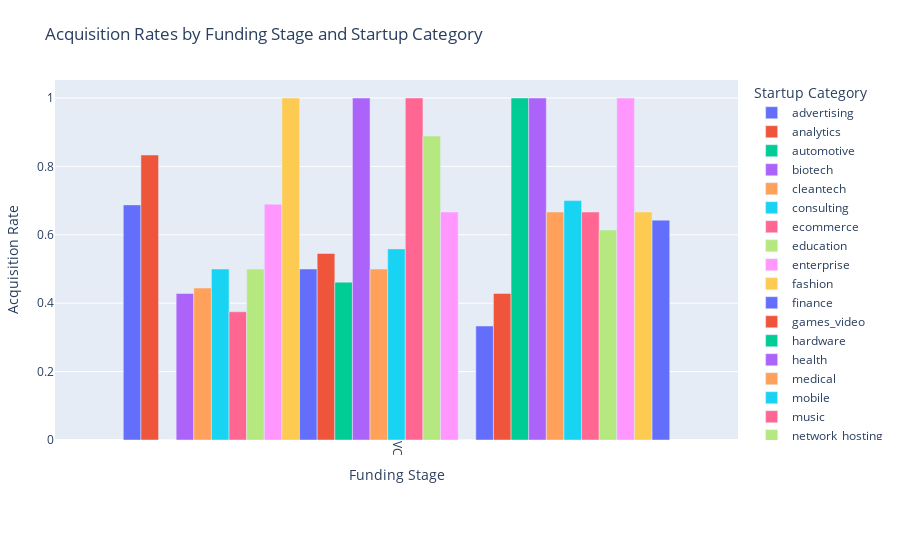

Write notebook code for a chart like this one.
### Code cell
VC = [
    {
        "$project": {
            "category": "$category_code",
            "funding_stages": [
                {"stage": "VC", "present": "$has_VC"},

            ],
            "status": "$status"
        }
    },
    {
        "$unwind": "$funding_stages"  
    },
    {
        "$match": {"funding_stages.present": 1}  
    },
    {
        "$group": {
            "_id": {
                "category": "$category",
                "funding_stage": "$funding_stages.stage"
            },
            "totalCount": {"$sum": 1},
            "acquiredCount": {
                "$sum": {"$cond": [{"$eq": ["$status", "acquired"]}, 1, 0]}
            }
        }
    },
    {
        "$addFields": {
            "acquisition_rate": {"$divide": ["$acquiredCount", "$totalCount"]}
        }
    },
    {"$sort": {"_id.category": 1, "_id.funding_stage": 1}}
]
# Run 
result = list(startup_data.aggregate(VC))

# Convert to DataFrame
data = pd.DataFrame(result)

# Flatten the _id field into separate columns
data = pd.concat([data.drop(columns="_id"), data["_id"].apply(pd.Series)], axis=1)

# Rename columns for clarity
data.rename(columns={"category": "Startup Category", "funding_stage": "Funding Stage"}, inplace=True)
# Create a grouped bar chart
fig = px.bar(
    data,
    x="Funding Stage",
    y="acquisition_rate",
    color="Startup Category",  
    title="Acquisition Rates by Funding Stage and Startup Category",
    labels={
        "Funding Stage": "Funding Stage",
        "acquisition_rate": "Acquisition Rate",
        "Startup Category": "Startup Category"
    },
    barmode="group"  
)


# Adjust layout for readability
fig.update_layout(
    xaxis=dict(tickangle=90), 
    legend=dict(title="Startup Category"),
    margin=dict(l=40, r=40, t=80, b=120) 
)

fig.show()

### Figure 1 — Plotly figure (JSON) as saved in the notebook; plotly's stock layout.template omitted (floating-point values rounded to 4 significant figures)
{"data": [{"alignmentgroup": "True", "hovertemplate": "Startup Category=advertising<br>Funding Stage=%{x}<br>Acquisition Rate=%{y}<extra></extra>", "legendgroup": "advertising", "marker": {"color": "#636efa", "pattern": {"shape": ""}}, "name": "advertising", "offsetgroup": "advertising", "orientation": "v", "showlegend": true, "textposition": "auto", "type": "bar", "x": ["VC"], "xaxis": "x", "y": [0.6875], "yaxis": "y"}, {"alignmentgroup": "True", "hovertemplate": "Startup Category=analytics<br>Funding Stage=%{x}<br>Acquisition Rate=%{y}<extra></extra>", "legendgroup": "analytics", "marker": {"color": "#EF553B", "pattern": {"shape": ""}}, "name": "analytics", "offsetgroup": "analytics", "orientation": "v", "showlegend": true, "textposition": "auto", "type": "bar", "x": ["VC"], "xaxis": "x", "y": [0.8333], "yaxis": "y"}, {"alignmentgroup": "True", "hovertemplate": "Startup Category=automotive<br>Funding Stage=%{x}<br>Acquisition Rate=%{y}<extra></extra>", "legendgroup": "automotive", "marker": {"color": "#00cc96", "pattern": {"shape": ""}}, "name": "automotive", "offsetgroup": "automotive", "orientation": "v", "showlegend": true, "textposition": "auto", "type": "bar", "x": ["VC"], "xaxis": "x", "y": [0], "yaxis": "y"}, {"alignmentgroup": "True", "hovertemplate": "Startup Category=biotech<br>Funding Stage=%{x}<br>Acquisition Rate=%{y}<extra></extra>", "legendgroup": "biotech", "marker": {"color": "#ab63fa", "pattern": {"shape": ""}}, "name": "biotech", "offsetgroup": "biotech", "orientation": "v", "showlegend": true, "textposition": "auto", "type": "bar", "x": ["VC"], "xaxis": "x", "y": [0.4286], "yaxis": "y"}, {"alignmentgroup": "True", "hovertemplate": "Startup Category=cleantech<br>Funding Stage=%{x}<br>Acquisition Rate=%{y}<extra></extra>", "legendgroup": "cleantech", "marker": {"color": "#FFA15A", "pattern": {"shape": ""}}, "name": "cleantech", "offsetgroup": "cleantech", "orientation": "v", "showlegend": true, "textposition": "auto", "type": "bar", "x": ["VC"], "xaxis": "x", "y": [0.4444], "yaxis": "y"}, {"alignmentgroup": "True", "hovertemplate": "Startup Category=consulting<br>Funding Stage=%{x}<br>Acquisition Rate=%{y}<extra></extra>", "legendgroup": "consulting", "marker": {"color": "#19d3f3", "pattern": {"shape": ""}}, "name": "consulting", "offsetgroup": "consulting", "orientation": "v", "showlegend": true, "textposition": "auto", "type": "bar", "x": ["VC"], "xaxis": "x", "y": [0.5], "yaxis": "y"}, {"alignmentgroup": "True", "hovertemplate": "Startup Category=ecommerce<br>Funding Stage=%{x}<br>Acquisition Rate=%{y}<extra></extra>", "legendgroup": "ecommerce", "marker": {"color": "#FF6692", "pattern": {"shape": ""}}, "name": "ecommerce", "offsetgroup": "ecommerce", "orientation": "v", "showlegend": true, "textposition": "auto", "type": "bar", "x": ["VC"], "xaxis": "x", "y": [0.375], "yaxis": "y"}, {"alignmentgroup": "True", "hovertemplate": "Startup Category=education<br>Funding Stage=%{x}<br>Acquisition Rate=%{y}<extra></extra>", "legendgroup": "education", "marker": {"color": "#B6E880", "pattern": {"shape": ""}}, "name": "education", "offsetgroup": "education", "orientation": "v", "showlegend": true, "textposition": "auto", "type": "bar", "x": ["VC"], "xaxis": "x", "y": [0.5], "yaxis": "y"}, {"alignmentgroup": "True", "hovertemplate": "Startup Category=enterprise<br>Funding Stage=%{x}<br>Acquisition Rate=%{y}<extra></extra>", "legendgroup": "enterprise", "marker": {"color": "#FF97FF", "pattern": {"shape": ""}}, "name": "enterprise", "offsetgroup": "enterprise", "orientation": "v", "showlegend": true, "textposition": "auto", "type": "bar", "x": ["VC"], "xaxis": "x", "y": [0.6897], "yaxis": "y"}, {"alignmentgroup": "True", "hovertemplate": "Startup Category=fashion<br>Funding Stage=%{x}<br>Acquisition Rate=%{y}<extra></extra>", "legendgroup": "fashion", "marker": {"color": "#FECB52", "pattern": {"shape": ""}}, "name": "fashion", "offsetgroup": "fashion", "orientation": "v", "showlegend": true, "textposition": "auto", "type": "bar", "x": ["VC"], "xaxis": "x", "y": [1], "yaxis": "y"}, {"alignmentgroup": "True", "hovertemplate": "Startup Category=finance<br>Funding Stage=%{x}<br>Acquisition Rate=%{y}<extra></extra>", "legendgroup": "finance", "marker": {"color": "#636efa", "pattern": {"shape": ""}}, "name": "finance", "offsetgroup": "finance", "orientation": "v", "showlegend": true, "textposition": "auto", "type": "bar", "x": ["VC"], "xaxis": "x", "y": [0.5], "yaxis": "y"}, {"alignmentgroup": "True", "hovertemplate": "Startup Category=games_video<br>Funding Stage=%{x}<br>Acquisition Rate=%{y}<extra></extra>", "legendgroup": "games_video", "marker": {"color": "#EF553B", "pattern": {"shape": ""}}, "name": "games_video", "offsetgroup": "games_video", "orientation": "v", "showlegend": true, "textposition": "auto", "type": "bar", "x": ["VC"], "xaxis": "x", "y": [0.5455], "yaxis": "y"}, {"alignmentgroup": "True", "hovertemplate": "Startup Category=hardware<br>Funding Stage=%{x}<br>Acquisition Rate=%{y}<extra></extra>", "legendgroup": "hardware", "marker": {"color": "#00cc96", "pattern": {"shape": ""}}, "name": "hardware", "offsetgroup": "hardware", "orientation": "v", "showlegend": true, "textposition": "auto", "type": "bar", "x": ["VC"], "xaxis": "x", "y": [0.4615], "yaxis": "y"}, {"alignmentgroup": "True", "hovertemplate": "Startup Category=health<br>Funding Stage=%{x}<br>Acquisition Rate=%{y}<extra></extra>", "legendgroup": "health", "marker": {"color": "#ab63fa", "pattern": {"shape": ""}}, "name": "health", "offsetgroup": "health", "orientation": "v", "showlegend": true, "textposition": "auto", "type": "bar", "x": ["VC"], "xaxis": "x", "y": [1], "yaxis": "y"}, {"alignmentgroup": "True", "hovertemplate": "Startup Category=medical<br>Funding Stage=%{x}<br>Acquisition Rate=%{y}<extra></extra>", "legendgroup": "medical", "marker": {"color": "#FFA15A", "pattern": {"shape": ""}}, "name": "medical", "offsetgroup": "medical", "orientation": "v", "showlegend": true, "textposition": "auto", "type": "bar", "x": ["VC"], "xaxis": "x", "y": [0.5], "yaxis": "y"}, {"alignmentgroup": "True", "hovertemplate": "Startup Category=mobile<br>Funding Stage=%{x}<br>Acquisition Rate=%{y}<extra></extra>", "legendgroup": "mobile", "marker": {"color": "#19d3f3", "pattern": {"shape": ""}}, "name": "mobile", "offsetgroup": "mobile", "orientation": "v", "showlegend": true, "textposition": "auto", "type": "bar", "x": ["VC"], "xaxis": "x", "y": [0.5588], "yaxis": "y"}, {"alignmentgroup": "True", "hovertemplate": "Startup Category=music<br>Funding Stage=%{x}<br>Acquisition Rate=%{y}<extra></extra>", "legendgroup": "music", "marker": {"color": "#FF6692", "pattern": {"shape": ""}}, "name": "music", "offsetgroup": "music", "orientation": "v", "showlegend": true, "textposition": "auto", "type": "bar", "x": ["VC"], "xaxis": "x", "y": [1], "yaxis": "y"}, {"alignmentgroup": "True", "hovertemplate": "Startup Category=network_hosting<br>Funding Stage=%{x}<br>Acquisition Rate=%{y}<extra></extra>", "legendgroup": "network_hosting", "marker": {"color": "#B6E880", "pattern": {"shape": ""}}, "name": "network_hosting", "offsetgroup": "network_hosting", "orientation": "v", "showlegend": true, "textposition": "auto", "type": "bar", "x": ["VC"], "xaxis": "x", "y": [0.8889], "yaxis": "y"}, {"alignmentgroup": "True", "hovertemplate": "Startup Category=news<br>Funding Stage=%{x}<br>Acquisition Rate=%{y}<extra></extra>", "legendgroup": "news", "marker": {"color": "#FF97FF", "pattern": {"shape": ""}}, "name": "news", "offsetgroup": "news", "orientation": "v", "showlegend": true, "textposition": "auto", "type": "bar", "x": ["VC"], "xaxis": "x", "y": [0.6667], "yaxis": "y"}, {"alignmentgroup": "True", "hovertemplate": "Startup Category=other<br>Funding Stage=%{x}<br>Acquisition Rate=%{y}<extra></extra>", "legendgroup": "other", "marker": {"color": "#FECB52", "pattern": {"shape": ""}}, "name": "other", "offsetgroup": "other", "orientation": "v", "showlegend": true, "textposition": "auto", "type": "bar", "x": ["VC"], "xaxis": "x", "y": [0], "yaxis": "y"}, {"alignmentgroup": "True", "hovertemplate": "Startup Category=photo_video<br>Funding Stage=%{x}<br>Acquisition Rate=%{y}<extra></extra>", "legendgroup": "photo_video", "marker": {"color": "#636efa", "pattern": {"shape": ""}}, "name": "photo_video", "offsetgroup": "photo_video", "orientation": "v", "showlegend": true, "textposition": "auto", "type": "bar", "x": ["VC"], "xaxis": "x", "y": [0.3333], "yaxis": "y"}, {"alignmentgroup": "True", "hovertemplate": "Startup Category=public_relations<br>Funding Stage=%{x}<br>Acquisition Rate=%{y}<extra></extra>", "legendgroup": "public_relations", "marker": {"color": "#EF553B", "pattern": {"shape": ""}}, "name": "public_relations", "offsetgroup": "public_relations", "orientation": "v", "showlegend": true, "textposition": "auto", "type": "bar", "x": ["VC"], "xaxis": "x", "y": [0.4286], "yaxis": "y"}, {"alignmentgroup": "True", "hovertemplate": "Startup Category=real_estate<br>Funding Stage=%{x}<br>Acquisition Rate=%{y}<extra></extra>", "legendgroup": "real_estate", "marker": {"color": "#00cc96", "pattern": {"shape": ""}}, "name": "real_estate", "offsetgroup": "real_estate", "orientation": "v", "showlegend": true, "textposition": "auto", "type": "bar", "x": ["VC"], "xaxis": "x", "y": [1], "yaxis": "y"}, {"alignmentgroup": "True", "hovertemplate": "Startup Category=search<br>Funding Stage=%{x}<br>Acquisition Rate=%{y}<extra></extra>", "legendgroup": "search", "marker": {"color": "#ab63fa", "pattern": {"shape": ""}}, "name": "search", "offsetgroup": "search", "orientation": "v", "showlegend": true, "textposition": "auto", "type": "bar", "x": ["VC"], "xaxis": "x", "y": [1], "yaxis": "y"}, {"alignmentgroup": "True", "hovertemplate": "Startup Category=security<br>Funding Stage=%{x}<br>Acquisition Rate=%{y}<extra></extra>", "legendgroup": "security", "marker": {"color": "#FFA15A", "pattern": {"shape": ""}}, "name": "security", "offsetgroup": "security", "orientation": "v", "showlegend": true, "textposition": "auto", "type": "bar", "x": ["VC"], "xaxis": "x", "y": [0.6667], "yaxis": "y"}, {"alignmentgroup": "True", "hovertemplate": "Startup Category=semiconductor<br>Funding Stage=%{x}<br>Acquisition Rate=%{y}<extra></extra>", "legendgroup": "semiconductor", "marker": {"color": "#19d3f3", "pattern": {"shape": ""}}, "name": "semiconductor", "offsetgroup": "semiconductor", "orientation": "v", "showlegend": true, "textposition": "auto", "type": "bar", "x": ["VC"], "xaxis": "x", "y": [0.7], "yaxis": "y"}, {"alignmentgroup": "True", "hovertemplate": "Startup Category=social<br>Funding Stage=%{x}<br>Acquisition Rate=%{y}<extra></extra>", "legendgroup": "social", "marker": {"color": "#FF6692", "pattern": {"shape": ""}}, "name": "social", "offsetgroup": "social", "orientation": "v", "showlegend": true, "textposition": "auto", "type": "bar", "x": ["VC"], "xaxis": "x", "y": [0.6667], "yaxis": "y"}, {"alignmentgroup": "True", "hovertemplate": "Startup Category=software<br>Funding Stage=%{x}<br>Acquisition Rate=%{y}<extra></extra>", "legendgroup": "software", "marker": {"color": "#B6E880", "pattern": {"shape": ""}}, "name": "software", "offsetgroup": "software", "orientation": "v", "showlegend": true, "textposition": "auto", "type": "bar", "x": ["VC"], "xaxis": "x", "y": [0.614], "yaxis": "y"}, {"alignmentgroup": "True", "hovertemplate": "Startup Category=transportation<br>Funding Stage=%{x}<br>Acquisition Rate=%{y}<extra></extra>", "legendgroup": "transportation", "marker": {"color": "#FF97FF", "pattern": {"shape": ""}}, "name": "transportation", "offsetgroup": "transportation", "orientation": "v", "showlegend": true, "textposition": "auto", "type": "bar", "x": ["VC"], "xaxis": "x", "y": [1], "yaxis": "y"}, {"alignmentgroup": "True", "hovertemplate": "Startup Category=travel<br>Funding Stage=%{x}<br>Acquisition Rate=%{y}<extra></extra>", "legendgroup": "travel", "marker": {"color": "#FECB52", "pattern": {"shape": ""}}, "name": "travel", "offsetgroup": "travel", "orientation": "v", "showlegend": true, "textposition": "auto", "type": "bar", "x": ["VC"], "xaxis": "x", "y": [0.6667], "yaxis": "y"}, {"alignmentgroup": "True", "hovertemplate": "Startup Category=web<br>Funding Stage=%{x}<br>Acquisition Rate=%{y}<extra></extra>", "legendgroup": "web", "marker": {"color": "#636efa", "pattern": {"shape": ""}}, "name": "web", "offsetgroup": "web", "orientation": "v", "showlegend": true, "textposition": "auto", "type": "bar", "x": ["VC"], "xaxis": "x", "y": [0.6429], "yaxis": "y"}], "layout": {"barmode": "group", "legend": {"title": {"text": "Startup Category"}, "tracegroupgap": 0}, "margin": {"b": 120, "l": 40, "r": 40, "t": 80}, "title": {"text": "Acquisition Rates by Funding Stage and Startup Category"}, "xaxis": {"anchor": "y", "domain": [0, 1], "tickangle": 90, "title": {"text": "Funding Stage"}}, "yaxis": {"anchor": "x", "domain": [0, 1], "title": {"text": "Acquisition Rate"}}}}
